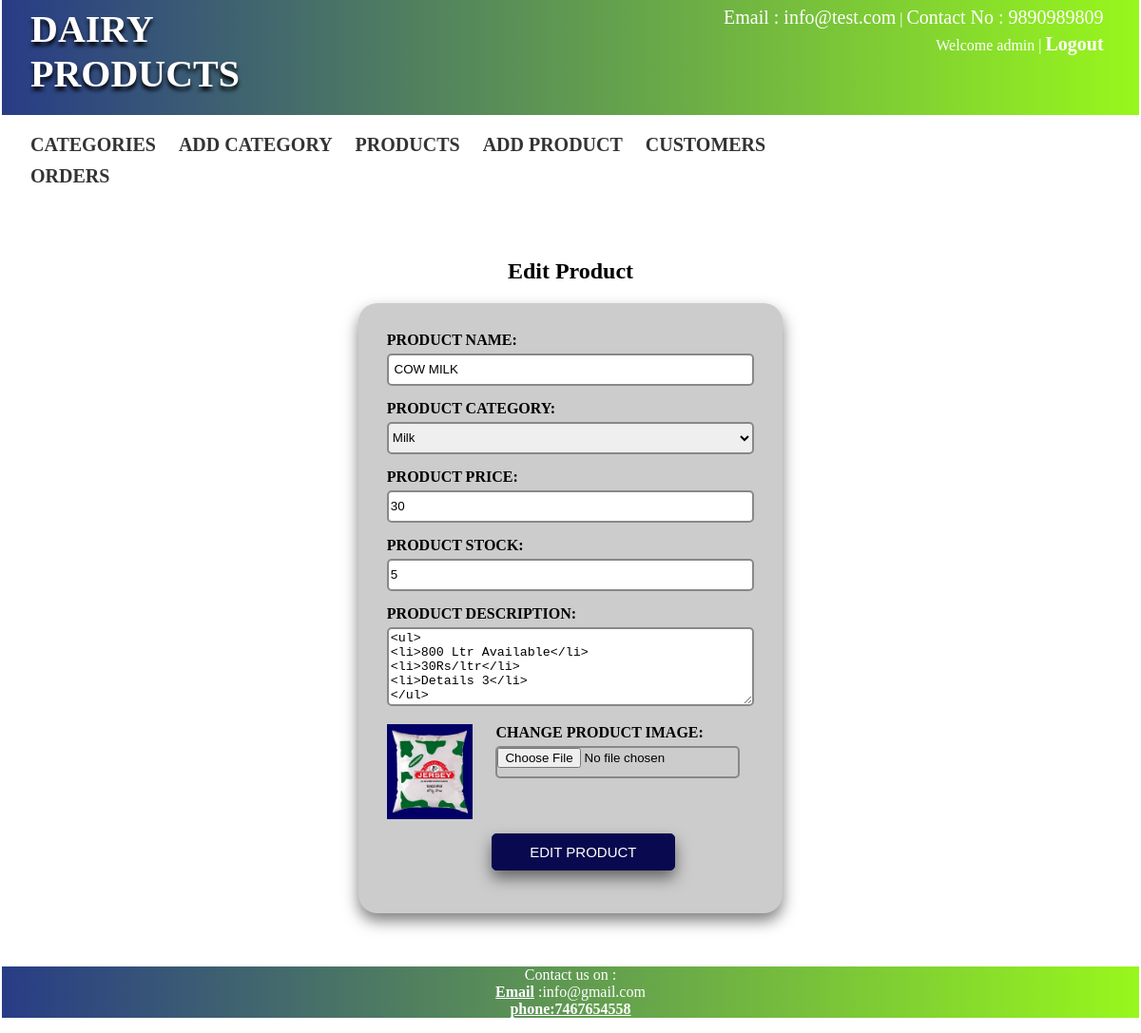
Page /edit-product.php?product=5 (signed in) on the committed database.
### tables this page shows
CREATE TABLE `products` (
  `product_id` int(10) NOT NULL,
  `product_title` varchar(512) NOT NULL,
  `product_desc` text NOT NULL,
  `product_price` float NOT NULL,
  `product_image` varchar(512) NOT NULL,
  `product_stock` int(20) DEFAULT NULL,
  `category_id` int(20) NOT NULL
);

### edit-product.php (the view, shortened to what this page needs)
<!DOCTYPE html>
	<head>
		<link rel="stylesheet" type="text/css" href="css/projstyle.css">
	</head>
	<body>
			<?php
			include 'adminheader.php';
			include 'database.php';
			if(isset($_GET['product']) && ($_GET['product']!="")){
				$productid=$_GET['product'];
			}
			$sql = "SELECT product_title, product_desc, product_price,product_image,product_stock,category_id FROM products WHERE product_id='$productid'";
			$result = mysqli_query($conn,$sql);
			while($row = mysqli_fetch_assoc($result)) {
				$producttitle=$row['product_title'];
				$productdesc=$row['product_desc'];
				$productprice=$row['product_price'];
				$productimage=$row['product_image'];
				$productstock=$row['product_stock'];
				$categoryid=$row['category_id'];
			}
		if(isset($_SESSION['adminlogin']) && $_SESSION['adminlogin']==true){ ?>
		<section class="page-content admin-page-content">
			<h2>Edit Product</h2>
			<form action="" method="post" class="formdemo" id="editproductform" enctype="multipart/form-data">
				<div class="label">Product Name: </div>
				<input type="text" name="productname" value="<?php echo $producttitle; ?>" required>
				<div class="label">Product Category: </div>
				<select name="productcategory" required="">
					<?php
					$sql = "SELECT category_id, category_name FROM categories";
					$result = mysqli_query($conn,$sql);
					while($row = mysqli_fetch_assoc($result)) {
						if($categoryid==$row['category_id']){
							$selected="selected";
						}else{
							$selected="";
						}
						echo '<option value="'.$row['category_id'].'" '.$selected.'>'.$row['category_name'].'</option>';
					}
				?>
				</select>
				<div class="label">Product Price: </div>
				<input type="text" name="productprice" value="<?php echo $productprice; ?>" required>
				<div class="label">Product Stock: </div>
				<input type="number" name="productstock" value="<?php echo $productstock;?>" required>
				<div class="label">Product Description: </div>
				<textarea name="productdescription" rows="5" required><?php echo $productdesc; ?></textarea>
				<div class="imagoutrblock">
					<img class="smallimg" src="<?php echo $productimage; ?>">
					<div class="changeimageblock">
						<div class="label">Change Product Image: </div>
						<input type="file" name="productimage" >
					</div>
				</div>
				<div>
					<input type="submit" class="submitbtn" value="Edit Product"/>
				</div>
			</form>
		</section>
					<?php }else{
		echo "<h1>You don't have rights to access this page..</h1>";
	} ?>
<?php include 'footer.php'; ?>
	</body>
</html>

### css/projstyle.css (style rules this page uses)
body { margin:2px; font-size: 16px; }
.page-content { padding: 40px; }
.formdemo { width: 40%; background: #ccc; padding: 30px; box-sizing: border-box; border-radius: 20px; box-shadow: 0px 8px 16px 0px rgba(0,0,0,0.5); z-index: 1; }
.formdemo .label, #checkoutform .label { text-transform: uppercase; font-weight: bold; margin-bottom: 5px; }
.formdemo input, .formdemo select { width:100%; margin-bottom: 15px; border:2px solid #888; border-radius: 5px; height: 34px; box-sizing: border-box; }
#checkoutform textarea, .formdemo textarea { width:100%; margin-bottom: 15px; border:2px solid #888; border-radius: 5px; box-sizing: border-box; }
.formdemo input.submitbtn, #checkoutform input.submitbtn { background: #090950; border: 1px solid #090950; color: #fff; display: flex; position: relative; width: 50%; height: auto; left: 110px; align-items: center; justify-content: center; padding: 10px 20px; text-transform: uppercase; font-size: 15px; box-sizing: border-box; box-shadow: 0px 8px 16px 0px rgba(0,0,0,0.5); z-index: 1; }
.admin-page-content { text-align:center; }
#addproductform, #editproductform { margin:0 auto; text-align: left; }
img.smallimg { height:100px; width:auto; }
.imagoutrblock img { display: inline-block; vertical-align: top; margin-bottom: 15px; }
.imagoutrblock .changeimageblock { display: inline-block; vertical-align: top; margin-left: 20px; }

### rows in the picture
products: productname "COW MILK", productprice "30", productstock "5", productdescription "<ul> <li>800 Ltr Available</li> <li>30Rs/ltr</li> <li>Details 3</li> </ul>", product_image (picture)

### other values in the picture
$_SESSION['session_systemuser_name'] "admin"
form field productcategory "Milk"
